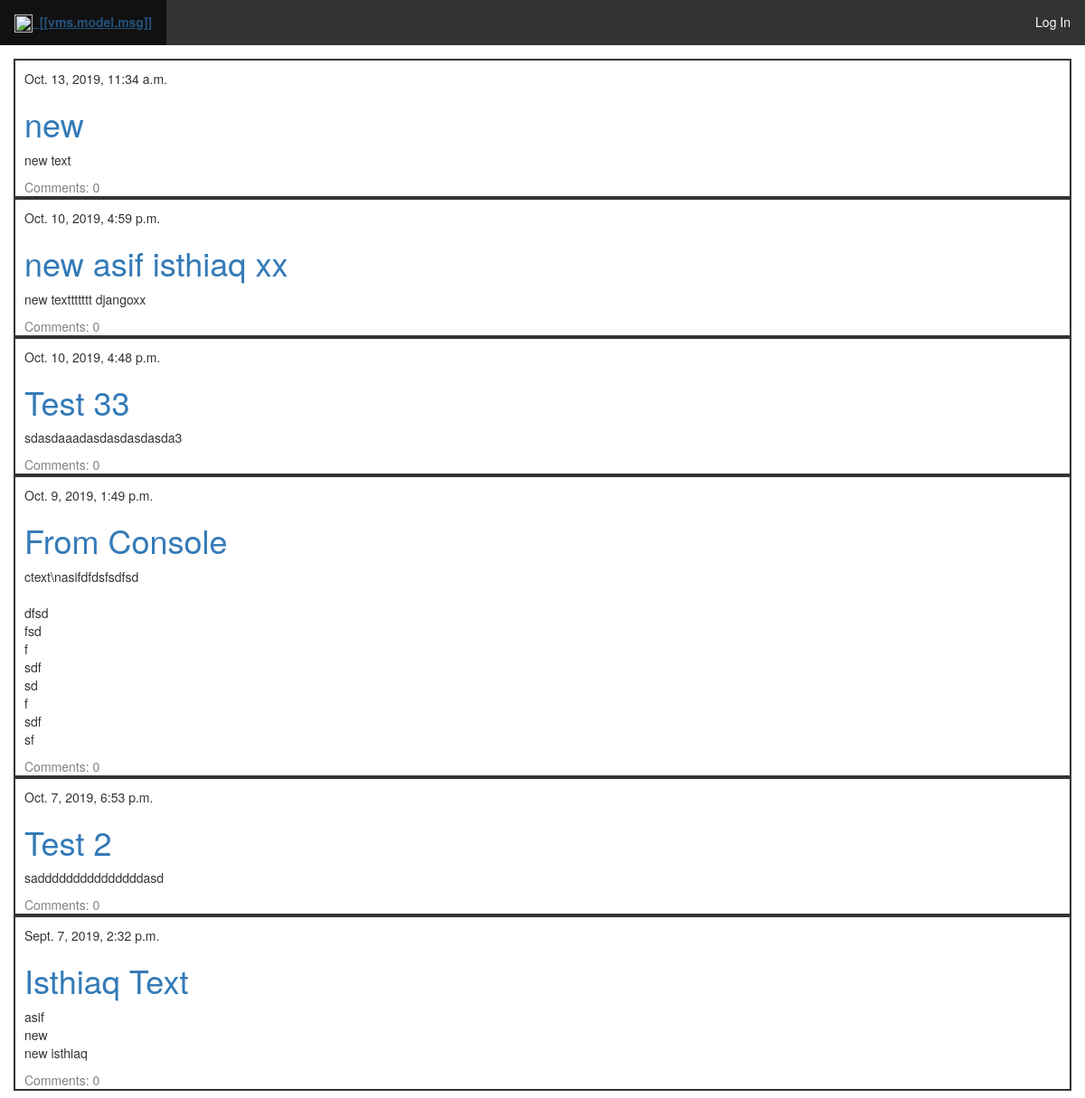
The page /post_list/ on the database as committed earlier.
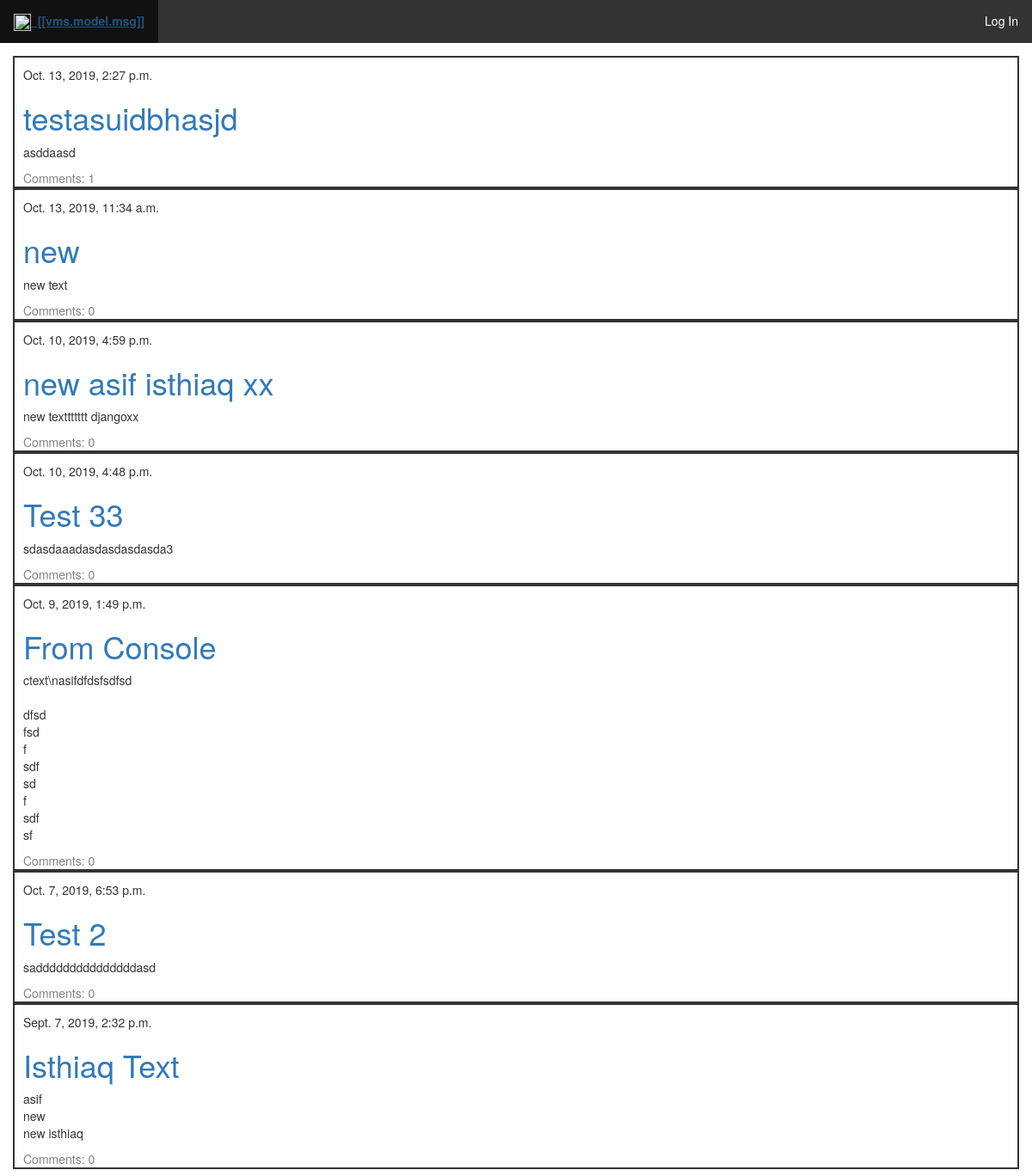
The same page on the database as committed later.
### blog/models.py (models this page shows, shortened)
class Post(models.Model):
    author = models.ForeignKey(settings.AUTH_USER_MODEL, on_delete=models.CASCADE)
    title = models.CharField(max_length=200)
    text = models.TextField()
    created_date = models.DateTimeField(default=timezone.now)
    published_date = models.DateTimeField(blank=True, null=True)
    def approved_comments(self):
        return self.comments.filter(approved_comment=True)

### blog/views.py (the view)
# urls.py: url('^post_list/$', views.post_list, name='post_list'),
def post_list(request):
    posts = Post.objects.filter(
        published_date__lte=timezone.now()).order_by('-published_date')
    return render(request, 'blog/post_list.html', {'posts': posts})

### blog/templates/blog/post_list.html
{% extends 'blog/base.html' %}
{% block content %}
{% for post in posts %}
<div class="post" style="border: 2px solid #333;">
    <div class="date" style="padding-top: 10px;padding-left: 10px;">
        {{ post.published_date }}
    </div>
    <h1 style="padding-left: 10px; color:#333"><a href="{% url 'post_detail' pk=post.pk %}">{{ post.title }}</a></h1>
    <p style="padding-left: 10px;">{{ post.text|linebreaksbr }}</p>
    <a style="padding-bottom: 10px;padding-left: 10px;color:grey" href="{% url 'post_detail' pk=post.pk %}">Comments: {{ post.approved_comments.count }}</a>
</div>
{% endfor %}
{% endblock content %}

Rows that differ between the two databases and show on the page:
added Post: published_date "Oct. 13, 2019, 2:27 p.m.", title "testasuidbhasjd", text "asddaasd", approved_comments.count "1"
